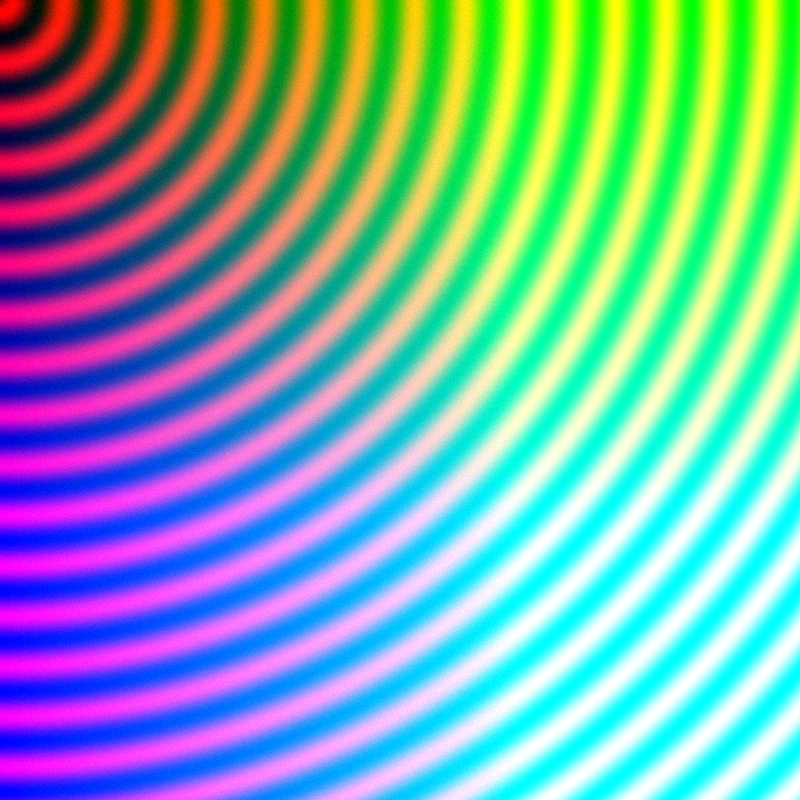
Frame 1 (no input)
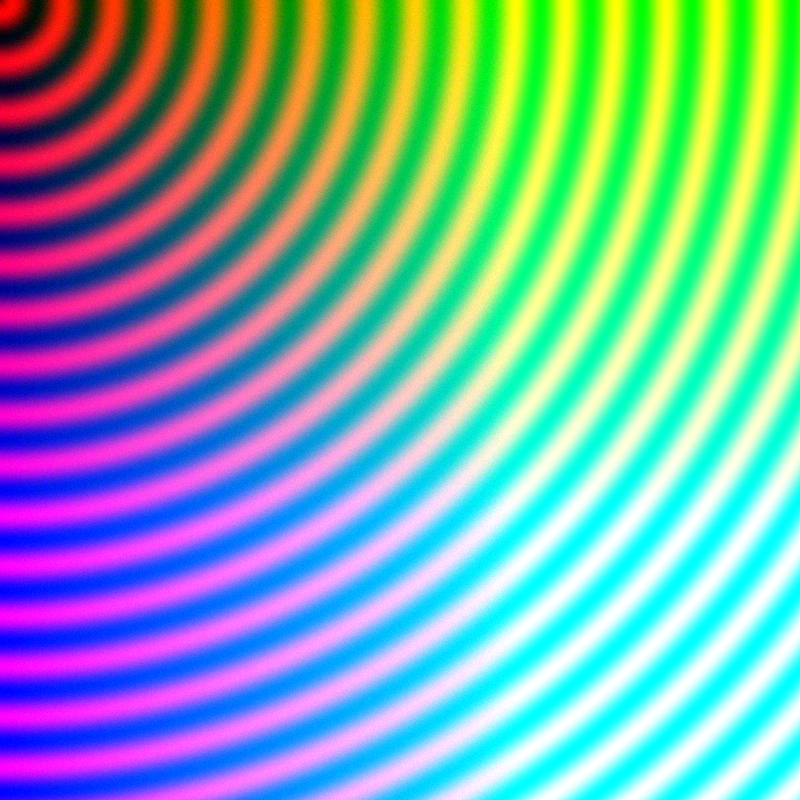
Frame 60 (the mouse pressed at the canvas centre just before this capture)
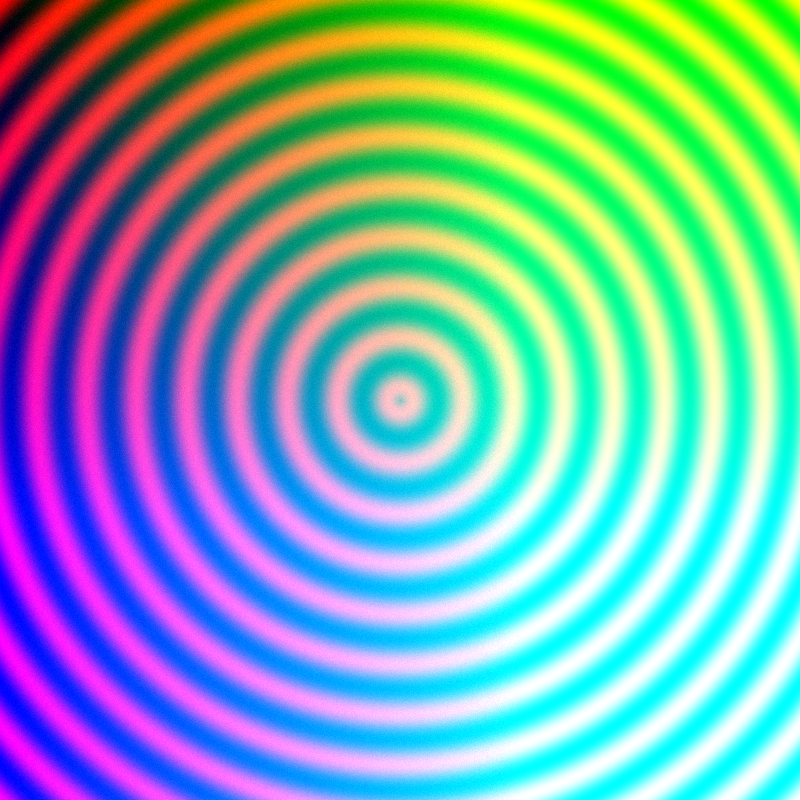
Frame 120 (the mouse held since frame 60 and released just before this capture)

The Processing sketch that drew these frames (run headless with seeded random() and noise(); from frame 60 on, the mouse is pressed at the canvas centre):

// Processing sketch: Rainbow_Moire
// ── Rainbow_Moire.pde
void setup() { //<>//
  size(800, 800);
  background(0);
}

void draw() {
  loadPixels(); 
  for (int i = 0; i < width; i++) {
    for (int j = 0; j < height; j++) {
      float d = dist(i, j, mouseX, mouseY);
      int index = i + j*width;
      pixels[index] = color(255*(1+sin(d/8))/2, i/2+random(-10, 10), j/2+random(-10, 10));
    }
  }
  updatePixels();
}
